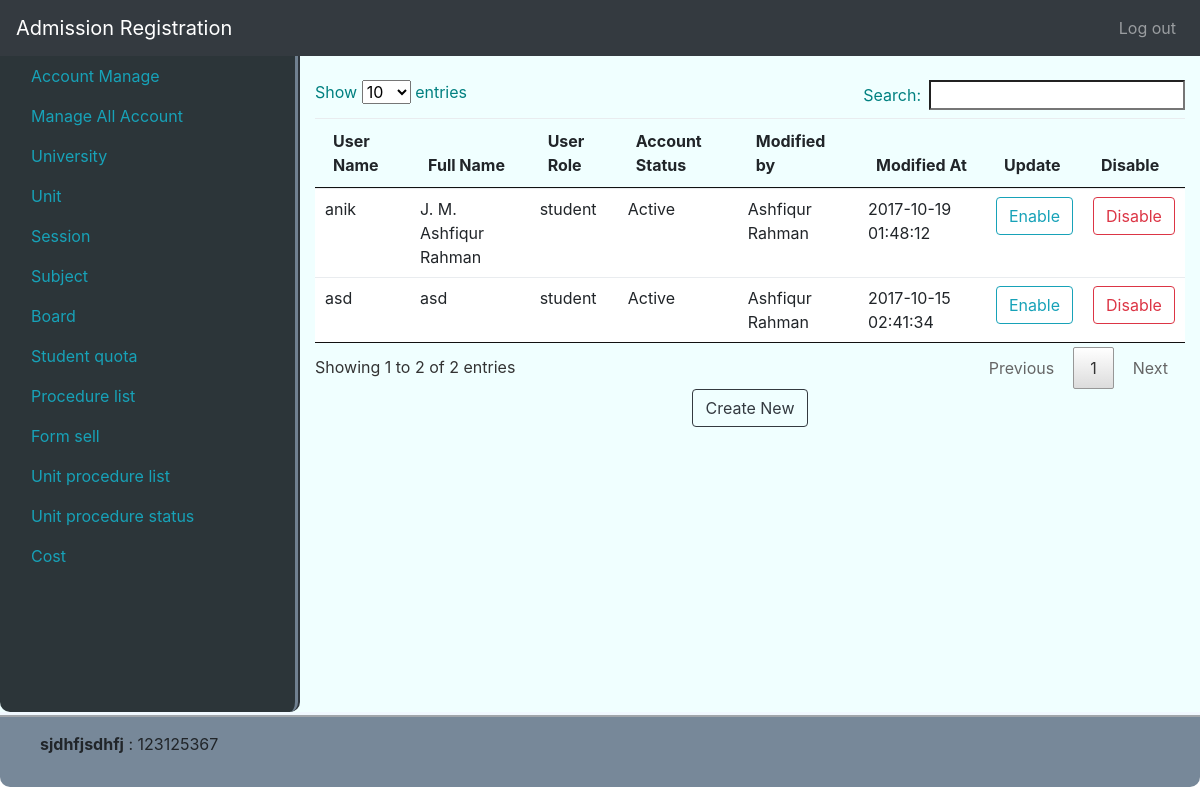
/manageallaccount (signed in), run on an earlier commit of the app's database.
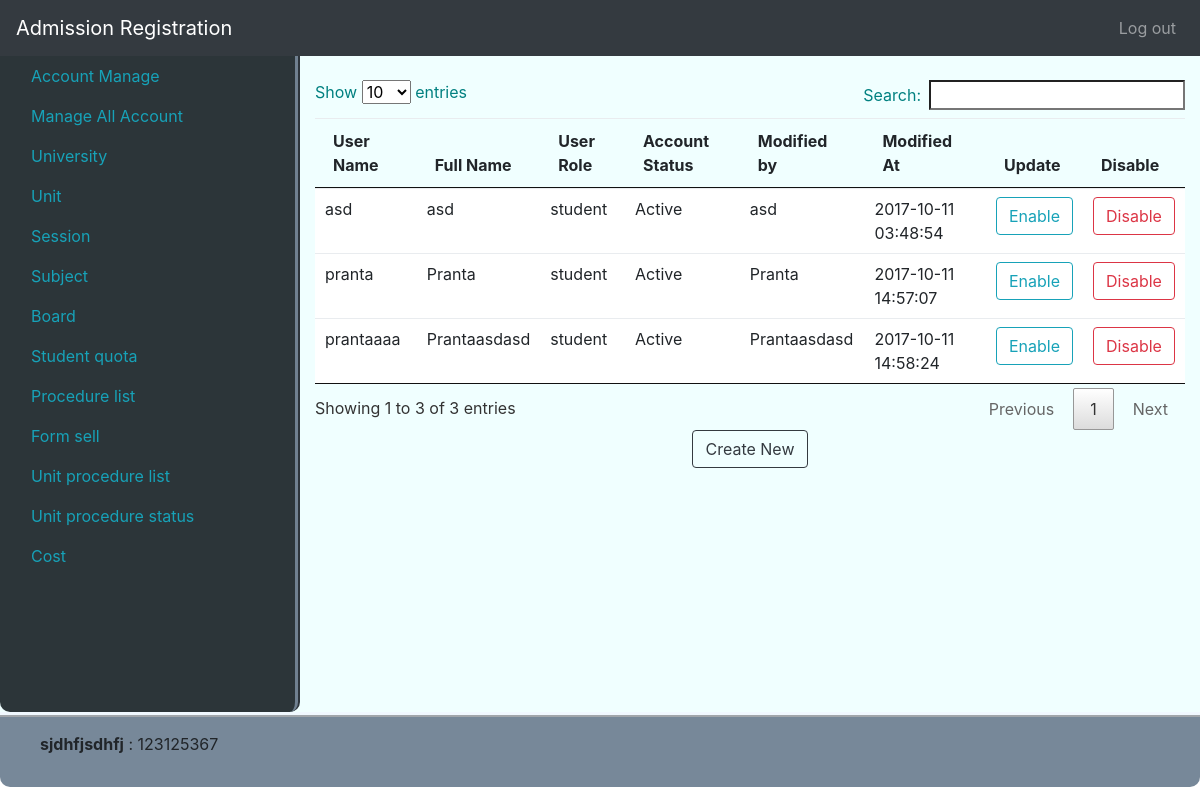
And on a later commit of the database.
### tables this page shows
CREATE TABLE `users` (
  `id` int(11) NOT NULL,
  `full_name` varchar(256) NOT NULL,
  `user_name` varchar(20) NOT NULL,
  `password` varchar(256) NOT NULL,
  `user_role` enum('admin','manager','data_entry','student') NOT NULL,
  `account_status` tinyint(1) NOT NULL,
  `modified_by` int(11) NOT NULL,
  `modified_at` timestamp NOT NULL DEFAULT CURRENT_TIMESTAMP ON UPDATE CURRENT_TIMESTAMP
);

### system/libs/Load.php (called while the page is built, shortened)
<?php
class Load
{
    public function view($fileName, $data = false)
    {
        include 'app/views/'.$fileName.'.php';
    }
    public function model($modelName){
        return new $modelName();
    }
}

### app/controllers/ManageAllAccount.php (called while the page is built, shortened)
<?php
class ManageAllAccount  extends MainController{
    public function index(){
        self::allAcoount();
    }
    public function allAcoount(){
        $pageName = ['pageName' => 'Manage All User'];
        $this->load->view('partials/header', $pageName);
        $simpleModel = $this->load->model('SimpleModel');
        $cond = "user_role != 'admin'";
        $table['list'] = $simpleModel->getAll('users', $cond);
        $table['users'] = $simpleModel->getAll('users');
        $this->load->view('admin/manageAllAccount', $table);
        $this->load->view('partials/footer');
    }
}

### index.php (called while the page is built, shortened)
<?php
$mail = new Main();

### system/libs/Database.php (called while the page is built, shortened)
<?php
class Database extends PDO {
    public function select($sql, $data = array(), $fetchStyle = PDO::FETCH_ASSOC){
        $stmt = $this->prepare($sql);
        $stmt->execute();
        return $stmt->fetchAll($fetchStyle);
    }
}

### app/models/SimpleModel.php (called while the page is built, shortened)
<?php
class SimpleModel extends MainModel {
    public function getAll($table, $cond = false){
        if($cond){
            $sql = "SELECT * FROM $table WHERE $cond";
        }else{
            $sql = "SELECT * FROM $table";
        }
        return $this->db->select($sql);
    }
}

### system/libs/MainController.php (called while the page is built, shortened)
<?php
class MainController
{
    public function __construct()
    {
        $this->load = new Load();
    }
}

### system/libs/MainModel.php (called while the page is built, shortened)
<?php
class MainModel{
    public function __construct(){
        $dsn = 'mysql:dbname=se_addmission; host=localhost';
        $user = 'root';
        $pass = '';
        $this->db = new Database($dsn,$user,$pass);
    }
}

### app/views/admin/manageAllAccount.php (the view, shortened to what this page needs)
<div class="col">
    <div class="table-responsive">
        <br />
        <table id="session_table" class="table">
            <thead>
                <tr>
                    <th >User Name</th>
                    <th >Full Name</th>
                    <th >User Role</th>
                    <th >Account Status</th>
                    <th >Modified by</th>
                    <th >Modified At</th>
                    <th >Update</th>
                    <th >Disable</th>
                </tr>
            </thead>
            <tbody>
            <?php foreach ($data['list'] as $key => $value){?>
                <tr>
                    <td><span><?php echo $value['user_name']?></span> </td>
                    <td><span><?php echo $value['full_name']?></span> </td>
                    <td><span><?php echo $value['user_role']?></span> </td>
                    <td>
                        <?php if($value['account_status'] == '1'){
                            echo "Active";
                        }else{
                            echo "Disabled";
                        }?>
                    </td>
                    <td>
                        <?php
                        foreach ($data['users'] as $k => $v) {
                            if($v['id'] == $value['modified_by']){
                                echo $v['full_name'];
                            }
                        }
                        ?>
                    </td>
                    <td><?php echo $value['modified_at']?></td>
                    <td>
                        <form action="<?php echo BASE_URL?>/manageallaccount/enable" method="post">
                            <button type="submit" name="enable" value="<?php echo $value['id']?>" class="btn btn-outline-info my-2 my-sm-0" >Enable</button>
                        </form>
                    </td>
                    <td>
                        <form action="<?php echo BASE_URL?>/manageallaccount/disable" method="post">
                            <button type="submit" name="disable" value="<?php echo $value['id']?>" class="btn btn-outline-danger my-2 my-sm-0" >Disable</button>
                        </form>
                    </td>
                </tr>
            <?php }?>
            </tbody>
        </table>
    </div>
    <div class="col crtbtn">
        <button type="button" id="add_button" data-toggle="modal" data-target="#dataModal" class="btn btn-outline-dark my-2 my-sm-0 crtbtn" onclick="btn_add(this);">Create New</button>
    </div>
</div>

### system/libs/Main.php (shortened to what this page needs)
<?php
class Main
{
    public $url;
    public $controllerName = "Index";
    public $methodName = "Index";
    public $controllerPath = "app/controllers/";
    public $controller;
    public function __construct()
    {
        $this->callMethod();
    }
    public function getUrl(){
        $this->url = isset($_GET['url']) ? $_GET['url'] : NULL;
        if($this->url != NULL) {
            $this->url = rtrim($this->url, '/');
            $this->url = explode("/", $this->url );
        }
        else {
            unset($this->url);
        }
    }
    public function loadConrtroller(){
        if(!isset($this->url[0])){
            require $this->controllerPath. $this->controllerName.".php";
            $this->controller = new $this->controllerName();
        }else{
            $this->controllerName = $this->url[0];
            $fileName = $this->controllerPath . $this->controllerName .".php";
            if(file_exists($fileName)){
                if(class_exists($this->controllerName)){
                    $this->controller = new $this->controllerName();
                }else{
                    header("Location: ".BASE_URL."/Index");
                }
            }else{
                header("Location: ".BASE_URL."/Index");
            }
        }
    }
    public function callMethod(){
        if(isset($this->url[2])){
            $this->methodName = $this->url[1];
            if(method_exists($this->controller, $this->methodName)){
                $this->controller->{$this->methodName}($this->url[2]);
            }else{
                header("Location: ".BASE_URL."/Index");
            }
        }else{
            if(isset($this->url[1])){
                $this->methodName = $this->url[1];
                if(method_exists($this->controller, $this->methodName)){
                    $this->controller->{$this->methodName}();
                }else{
                    header("Location: ".BASE_URL."/Index");
                }
            }else{
                if(method_exists($this->controller, $this->methodName)){
                    $this->controller->{$this->methodName}();
                }else{
                    header("Location: ".BASE_URL."/Index");
                }
            }
        }
    }
}

### app/views/partials/header.php (shortened to what this page needs)
<!DOCTYPE html>
<html>
<head>
    <link rel="stylesheet" href="http://localhost/se_addmission/vendors/css/bootstrap.min.css">
    <link rel="stylesheet" href="http://localhost/se_addmission/vendors/css/jquery.dataTables-1.10.16.min.css" />
    <link rel="stylesheet" href="http://localhost/se_addmission/vendors/css/site.css">
</head>
<body>
    <nav class="container-fluid navbar navbar-expand navbar-dark bg-dark">
        <a class="navbar-brand" href="#">Admission Registration</a>
        <div class="collapse navbar-collapse" id="navbarSupportedContent">
            <ul class="navbar-nav ml-auto">
                <li class="nav-item">
                        <a class="nav-link" href="<?php echo BASE_URL?>/Login/logout">Log out</a>
                </li>
            </ul>
        </div>
    </nav>
<div class="container-fluid" id="content" >
    <div class="row">
        <div class="col-3" id="sidebar">
            <ul class="nav nav-pills flex-column">
                <li class="nav-item">
                    <a href="<?php echo BASE_URL?>/AccountManage" class="nav-link">Account Manage</a>
                </li>
                <li class="nav-item">
                    <a href="<?php echo BASE_URL?>/manageallaccount" class="nav-link">Manage All Account</a>
                </li>
                <li class="nav-item">
                    <a href="<?php echo BASE_URL?>/university" class="nav-link">University</a>
                </li>
                <li class="nav-item">
                    <a href="<?php echo BASE_URL?>/unit" class="nav-link">Unit</a>
                </li>
                <li class="nav-item">
                    <a href="<?php echo BASE_URL?>/usession" class="nav-link">Session</a>
                </li>
                <li class="nav-item">
                    <a href="<?php echo BASE_URL?>/subject" class="nav-link">Subject</a>
                </li>
                <li class="nav-item">
                    <a href="<?php echo BASE_URL?>/board" class="nav-link">Board</a>
                </li>
                <li class="nav-item">
                    <a href="<?php echo BASE_URL?>/Quota" class="nav-link">Student quota</a>
                </li>
                <li class="nav-item">
                    <a href="<?php echo BASE_URL?>/procedureList" class="nav-link">Procedure list</a>
                </li>
                <li class="nav-item">
                    <a href="#" class="nav-link">Form sell</a>
                </li>
                <li class="nav-item">
                    <a href="<?php echo BASE_URL?>/unitprocedurelist" class="nav-link">Unit procedure list</a>
                </li>
                <li class="nav-item">
                    <a href="#" class="nav-link">Unit procedure status</a>
                </li>
                <li class="nav-item">
                    <a href="#" class="nav-link">Cost</a>
                </li>
            </ul>
        </div>

### app/views/partials/footer.php
        </div>
    </div>
    <footer class="footer">
        <div class="container-fluid">
            <ul class="footer-list">
                <li><b>sjdhfjsdhfj</b> : 123125367</li>
            </ul>
        </div>
</footer>
</body>

What changed in the data, as far as the page shows it:
no longer on this page (row edited): users: full_name "Ashfiqur Rahman"
removed users: user_name "anik", full_name "J. M. Ashfiqur Rahman", user_role "student", account_status "Active", modified_at "2017-10-19 01:48:12", $value['id'] 23 (drawn)
now on one of the page's lists (row edited): users: full_name "asd"
changed users "asd": modified_at "2017-10-15 02:41:34" → "2017-10-11 03:48:54"
added users: user_name "pranta", full_name "Pranta", user_role "student", account_status "Active", modified_at "2017-10-11 14:57:07", $value['id'] 17 (drawn)
added users: user_name "prantaaaa", full_name "Prantaasdasd", user_role "student", account_status "Active", modified_at "2017-10-11 14:58:24", $value['id'] 18 (drawn)
Also different on the page:
text written by a page script: "Show entries Search: Showing 1 to 2 of 2 entries Previous 1 Next" → "Show entries Search: Showing 1 to 3 of 3 entries Previous 1 Next"
